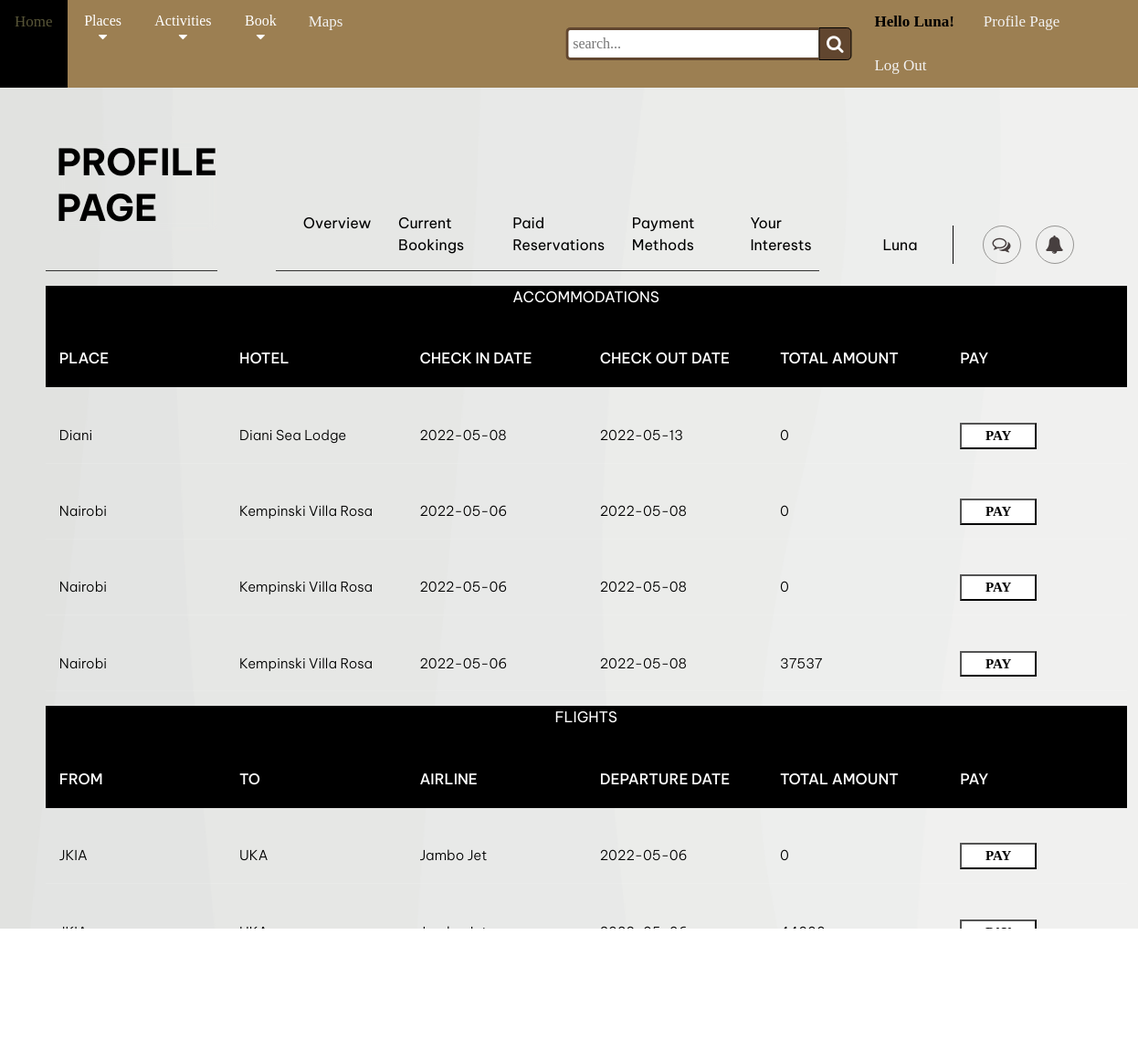
The app's page /bookings/view-bookings.php (signed in), older data.
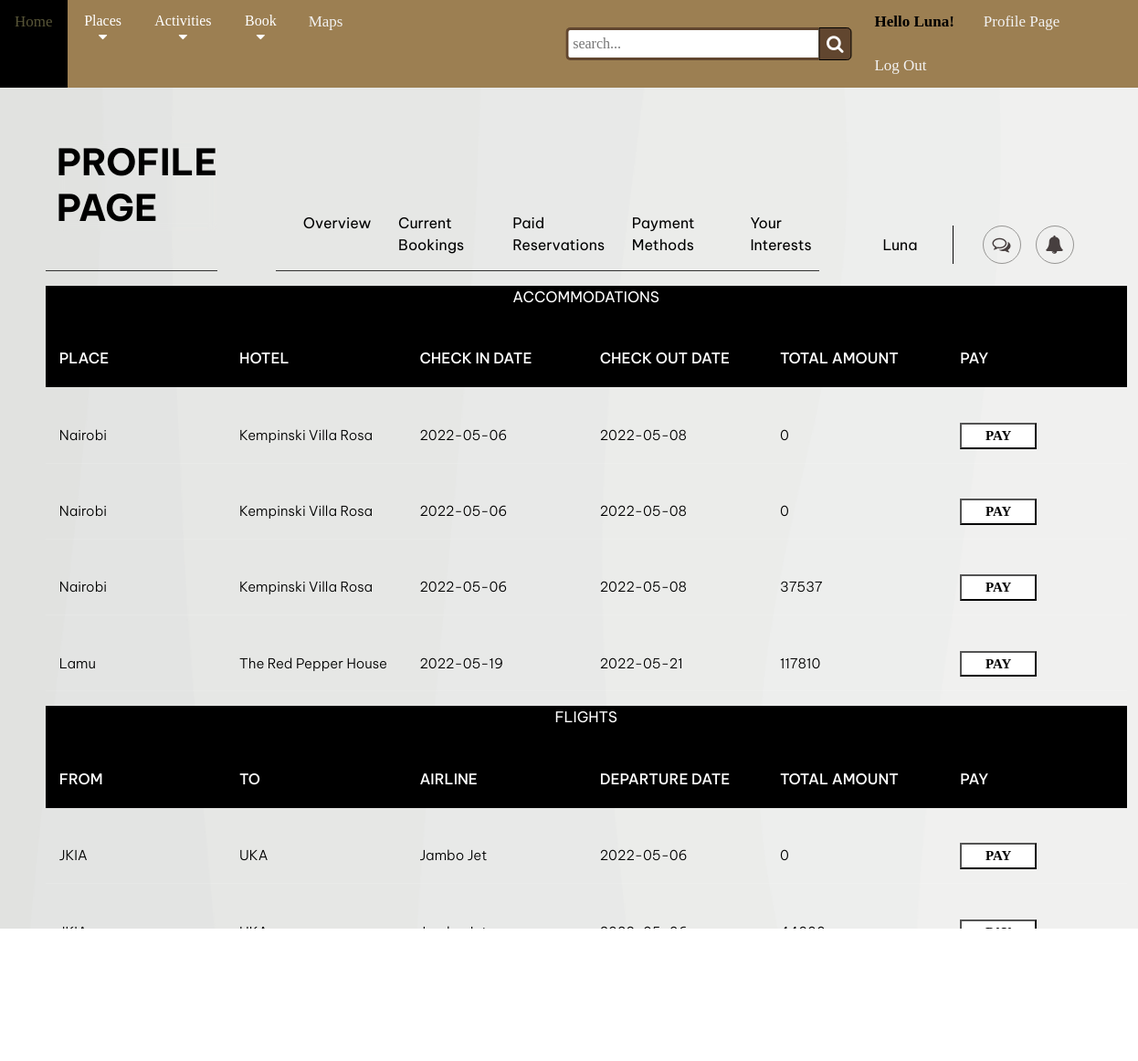
The same page, newer data.
### tables this page shows
CREATE TABLE `accommodation` (
  `HotelId` int(11) NOT NULL,
  `Place` varchar(100) NOT NULL,
  `Hotel` varchar(100) NOT NULL,
  `CheckIn` date NOT NULL,
  `CheckOut` date NOT NULL,
  `Adults` int(10) NOT NULL,
  `Children` int(10) NOT NULL,
  `Infants` int(10) NOT NULL,
  `Price` int(11) NOT NULL,
  `FullName` varchar(100) NOT NULL,
  `PhoneNumber` varchar(100) NOT NULL,
  `Email` varchar(100) NOT NULL
);

CREATE TABLE `flights` (
  `FlightId` int(11) NOT NULL,
  `FromAirport` varchar(100) NOT NULL,
  `ToAirport` varchar(100) NOT NULL,
  `Airline` varchar(100) NOT NULL,
  `Seating` varchar(100) NOT NULL,
  `DepartureDate` date NOT NULL,
  `ReturnDate` date NOT NULL,
  `Fare` varchar(100) NOT NULL,
  `Tickets` int(11) NOT NULL,
  `Price` int(11) NOT NULL,
  `FullName` varchar(100) NOT NULL,
  `PhoneNumber` varchar(50) NOT NULL,
  `Email` varchar(50) NOT NULL
);

### bookings/view-bookings.php (the view, shortened to what the changed rows need)
<!DOCTYPE html>
<html lang="en">
<head>
    <link rel="stylesheet" href="https://cdnjs.cloudflare.com/ajax/libs/font-awesome/5.15.4/css/all.min.css" >
    <link rel="stylesheet" href="https://cdnjs.cloudflare.com/ajax/libs/font-awesome/4.7.0/css/solid/font-awesome.min.css">
    <link rel="stylesheet" href="https://cdnjs.cloudflare.com/ajax/libs/font-awesome/4.7.0/css/font-awesome.min.css">
    <link rel="stylesheet" href="../css/profile.css" type="text/css">
    <link rel="stylesheet" href="../css/search.css" type="text/css">
    <link rel="stylesheet" href="../css/home.css" type="text/css">
    <link rel="stylesheet" href="../css/view-bookings.css" type="text/css">
</head>
<body>
<div class="app">
	<header class="app-header">
		<div class="app-header-logo">
			<div class="logo">
				<h1 class="logo-title">
					<span>PROFILE PAGE</span>
				</h1>
			</div>
		</div>
	</header>
<section>
      <div class='tbl-header'>
      <table cellpadding='0' cellspacing='0' border='0'>
          <thead>
          <p style="color:white;">ACCOMMODATIONS</p>
            <tr>
              <th>Place</th>
              <th>Hotel</th>
              <th>Check In Date</th>
              <th>Check Out Date</th>
              <th>Total Amount</th>
              <th>Pay</th>
            </tr>
          </thead>
        </table>
      </div>
     <?php
          require '../includes/dbh.inc.php';
          $emailuser = $_SESSION["email"];
          if(isset($_SESSION["firstname"])){
          $stmt = "SELECT * FROM tour_guide.accommodation WHERE accommodation.Email = '$emailuser';";
          $query_run = mysqli_query($conn,$stmt);
          if(mysqli_num_rows($query_run)>0){
            foreach($query_run as $row){
            $subtotal = $row['Price'] * $row['Adults'];
            echo "
              <table cellpadding='0' cellspacing='0' border='0'>
                    <td>" . $row['Place'] . "</td>
                    <td>" . $row['Hotel'] . "</td>
                    <td>" . $row['CheckIn'] . "</td>
                    <td>" . $row['CheckOut'] . "</td>
                    <td>".$subtotal."</td>
                    <td><button class='pay-button'><a href='view-payments.php?id=".$row['HotelId']."'>PAY</a></button></td>
              </table>";
        }
        }
      }
?>
    <div class='tbl-header'>
    <table cellpadding='0' cellspacing='0' border='0'>
        <thead>
        <p style="color:white;">FLIGHTS</p>
          <tr>
            <th>From</th>
            <th>To</th>
            <th>Airline</th>
            <th>Departure Date</th>
            <th>Total Amount</th>
            <th>Pay</th>
          </tr>
        </thead>
      </table>
    </div>
    <?php
          $emailuser = $_SESSION["email"];
          if(isset($_SESSION["firstname"])){
          $stmt = "SELECT * FROM tour_guide.flights WHERE flights.Email = '$emailuser';";
          $query_run = mysqli_query($conn,$stmt);
          if(mysqli_num_rows($query_run)>0){
            foreach($query_run as $row){
            $total = $row['Price'] * $row['Tickets'];
            echo"
              <table cellpadding='0' cellspacing='0' border='0'>
                <tbody>
              <tr>
                    <td>" . $row['FromAirport'] . "</td>
                    <td>" . $row['ToAirport'] . "</td>
                    <td>" . $row['Airline'] . "</td>
                    <td>" . $row['DepartureDate'] . "</td>
                    <td>".$total."</td>
                    <td><button class='pay-button'><a href='view-payments.php?id1=".$row['FlightId']."'>PAY</a></button></td>
                  </tr>
                </tbody>
              </table>";
            }
          }
  }
?>
</section>
		</div>
</body>
</html>

Row changes from the older to the newer data that the page shows:
removed accommodation: Place "Diani", Hotel "Diani Sea Lodge", CheckIn "2022-05-08", CheckOut "2022-05-13", Price "0"
added accommodation: Place "Lamu", Hotel "The Red Pepper House", CheckIn "2022-05-19", CheckOut "2022-05-21", subtotal "117810"
